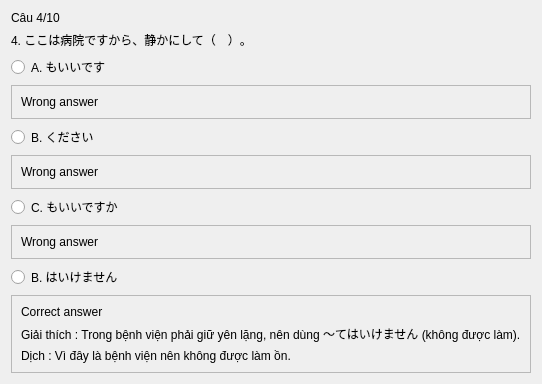
               <widget class="QWidget" name="page_10">
                <layout class="QVBoxLayout" name="verticalLayout_59">
                 <item>
                  <widget class="QLabel" name="label_90">
                   <property name="text">
                    <string>Câu 4/10</string>
                   </property>
                  </widget>
                 </item>
                 <item>
                  <widget class="QLabel" name="label_91">
                   <property name="text">
                    <string>4. ここは病院ですから、静かにして（　）。</string>
                   </property>
                  </widget>
                 </item>
                 <item>
                  <widget class="QRadioButton" name="radioButton_37">
                   <property name="text">
                    <string>A. もいいです</string>
                   </property>
                  </widget>
                 </item>
                 <item>
                  <widget class="QFrame" name="frame_53">
                   <property name="frameShape">
                    <enum>QFrame::StyledPanel</enum>
                   </property>
                   <property name="frameShadow">
                    <enum>QFrame::Raised</enum>
                   </property>
                   <layout class="QVBoxLayout" name="verticalLayout_60">
                    <item>
                     <widget class="QLabel" name="label_115">
                      <property name="text">
                       <string>Wrong answer</string>
                      </property>
                     </widget>
                    </item>
                   </layout>
                  </widget>
                 </item>
                 <item>
                  <widget class="QRadioButton" name="radioButton_38">
                   <property name="text">
                    <string>B. ください</string>
                   </property>
                  </widget>
                 </item>
                 <item>
                  <widget class="QFrame" name="frame_54">
                   <property name="frameShape">
                    <enum>QFrame::StyledPanel</enum>
                   </property>
                   <property name="frameShadow">
                    <enum>QFrame::Raised</enum>
                   </property>
                   <layout class="QVBoxLayout" name="verticalLayout_61">
                    <item>
                     <widget class="QLabel" name="label_114">
                      <property name="text">
                       <string>Wrong answer</string>
                      </property>
                     </widget>
                    </item>
                   </layout>
                  </widget>
                 </item>
                 <item>
                  <widget class="QRadioButton" name="radioButton_39">
                   <property name="text">
                    <string>C. もいいですか</string>
                   </property>
                  </widget>
                 </item>
                 <item>
                  <widget class="QFrame" name="frame_55">
                   <property name="frameShape">
                    <enum>QFrame::StyledPanel</enum>
                   </property>
                   <property name="frameShadow">
                    <enum>QFrame::Raised</enum>
                   </property>
                   <layout class="QVBoxLayout" name="verticalLayout_62">
                    <item>
                     <widget class="QLabel" name="label_113">
                      <property name="text">
                       <string>Wrong answer</string>
                      </property>
                     </widget>
                    </item>
                   </layout>
                  </widget>
                 </item>
                 <item>
                  <widget class="QRadioButton" name="radioButton_40">
                   <property name="text">
                    <string>B. はいけません</string>
                   </property>
                  </widget>
                 </item>
                 <item>
                  <widget class="QFrame" name="frame_56">
                   <property name="frameShape">
                    <enum>QFrame::StyledPanel</enum>
                   </property>
                   <property name="frameShadow">
                    <enum>QFrame::Raised</enum>
                   </property>
                   <layout class="QVBoxLayout" name="verticalLayout_63">
                    <item>
                     <widget class="QLabel" name="label_111">
                      <property name="text">
                       <string>Correct answer</string>
                      </property>
                     </widget>
                    </item>
                    <item>
                     <widget class="QLabel" name="label_110">
                      <property name="text">
                       <string>Giải thích : Trong bệnh viện phải giữ yên lặng, nên dùng ～てはいけません (không được làm).</string>
                      </property>
                     </widget>
                    </item>
                    <item>
                     <widget class="QLabel" name="label_112">
                      <property name="text">
                       <string>Dịch : Vì đây là bệnh viện nên không được làm ồn.</string>
                      </property>
                     </widget>
                    </item>
                   </layout>
                  </widget>
                 </item>
                </layout>
               </widget>
